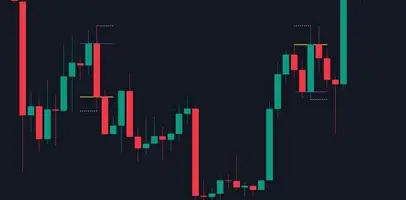
#> input picture data/model de bougies.webp, 406 x 200 px, found by its file name
$ python analyze_candle_image.py
#> lines starting #> are read from the running program, lines starting #| are printed output that depends on the picture
"""© 2025-2026 ELOADXFAMILY - Tous droits réservés
Candlestick Image Analysis - Visual pattern recognition"""
from PIL import Image
from collections import Counter
import json
import os

img_path = os.path.join('data', 'model de bougies.webp')
if not os.path.exists(img_path):
    raise FileNotFoundError(img_path)

img = Image.open(img_path).convert('RGBA')
# Resize to speed up
img_small = img.resize((300, 300))
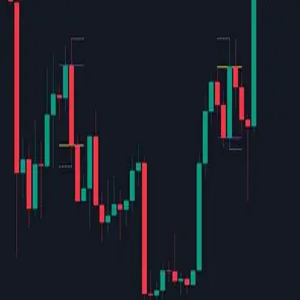
#> img_small: PIL image 300x300 RGBA; mean R, G, B, A 28.7, 31.3, 40.1, 255

# Remove transparent pixels
pixels = [p for p in img_small.getdata() if p[3] > 20]
#> pixels = 90000 items

# Convert to RGB and count
rgb_pixels = [(p[0], p[1], p[2]) for p in pixels]
#> rgb_pixels = 90000 items

# Quantize colors using Pillow's convert
quant = img_small.convert('P', palette=Image.ADAPTIVE, colors=12)
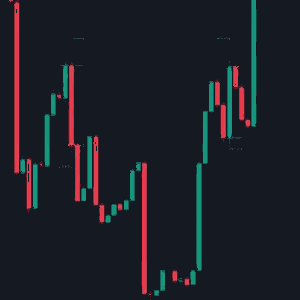
#> quant: PIL image 300x300 P; mean R, G, B 28.1, 31.1, 39.1
palette = quant.getpalette()
#> palette = 36 values, max 232 at index 6, min 12 at index 30, mean 82.28
color_counts = sorted(quant.getcolors(), reverse=True)
#> color_counts = [(81733, 0), (1935, 1), (1610, 2), (1055, 3), (900, 4), (796, 5), (788, 6), (423, 7), (278, 8), (208, 9), (180, 10), (94, 11)]

colors = []
for count, idx in color_counts:
    r = palette[idx*3]
    g = palette[idx*3+1]
    b = palette[idx*3+2]
    hexc = '#%02x%02x%02x' % (r, g, b)
    colors.append({'hex': hexc, 'count': count, 'percent': round(100.0 * count / len(pixels), 2)})
#> this loop made 12 passes
#> (count, r, g, b, hexc) on passes 1 to 12: (81733, 20, 25, 34, '#141922'), (1935, 23, 149, 123, '#17957b'), (1610, 232, 58, 74, '#e83a4a'), (1055, 27, 96, 88, '#1b6058'), (900, 222, 69, 86, '#de4556'), (796, 25, 153, 131, '#199983'), (788, 88, 24, 38, '#581826'), (423, 172, 58, 74, '#ac3a4a'), (278, 172, 72, 85, '#ac4855'), (208, 144, 44, 51, '#902c33'), (180, 12, 67, 60, '#0c433c'), (94, 42, 56, 68, '#2a3844')
#> after the loop, colors = 12 items

# helper to compute luminance
def luminance(rgb):
    r, g, b = rgb
    return 0.2126*r + 0.7152*g + 0.0722*b

# identify likely green and red (by hue approximation)
def is_green(r,g,b):
    return g > r and g > b and g > 100 and r < 150

def is_red(r,g,b):
    return r > g and r > b and r > 100 and g < 120

green_candidates = [c for c in colors if is_green(int(c['hex'][1:3],16), int(c['hex'][3:5],16), int(c['hex'][5:7],16))]
#> green_candidates = 2 items
red_candidates = [c for c in colors if is_red(int(c['hex'][1:3],16), int(c['hex'][3:5],16), int(c['hex'][5:7],16))]
#> red_candidates = 5 items

bg = colors[0]['hex'] if len(colors) else '#000000'
#> bg = '#141922'

result = {
    'palette': colors,
    'green_candidates': green_candidates,
    'red_candidates': red_candidates,
    'background': bg,
    'suggested_style': {
        'body_up': green_candidates[0]['hex'] if green_candidates else '#26a69a',
        'body_down': red_candidates[0]['hex'] if red_candidates else '#ef5350',
        'wick': '#222222',
        'body_opacity': 1.0,
        'wick_width': 1.5,
        'body_line_width': 2,
        'candle_gap': 0.2
    }
}

print(json.dumps(result, indent=2, ensure_ascii=False))
#> (printed output is left out)
